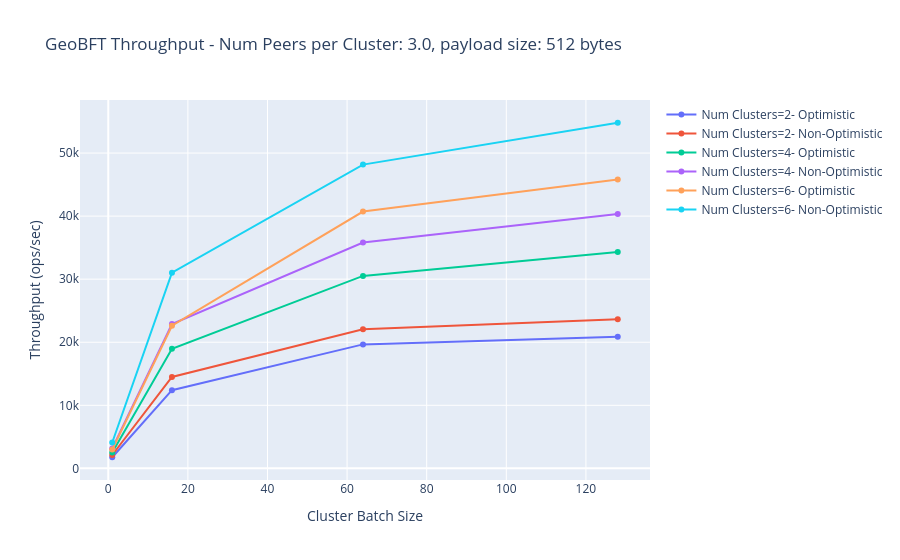
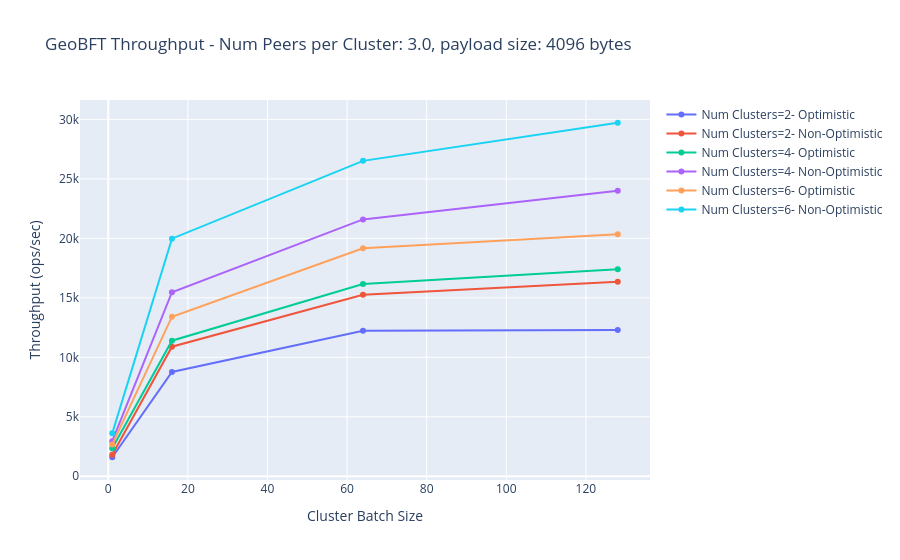
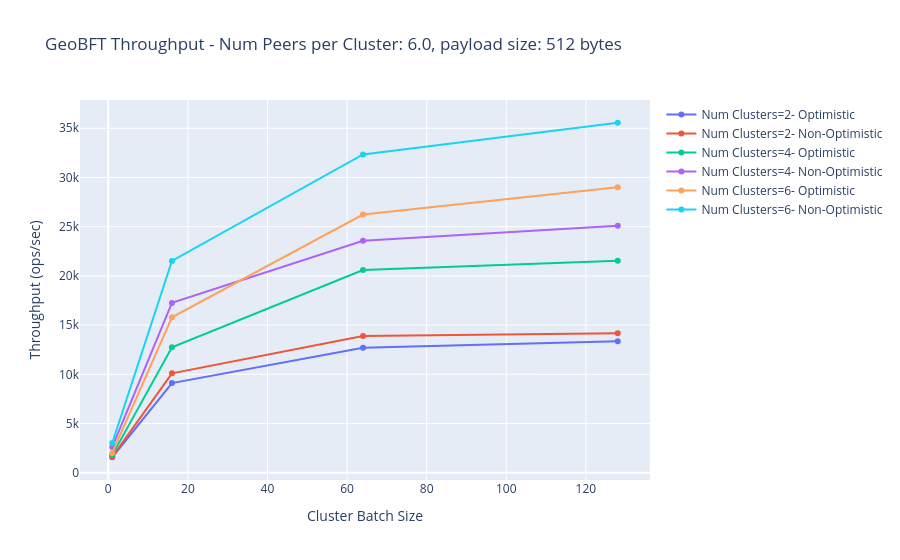
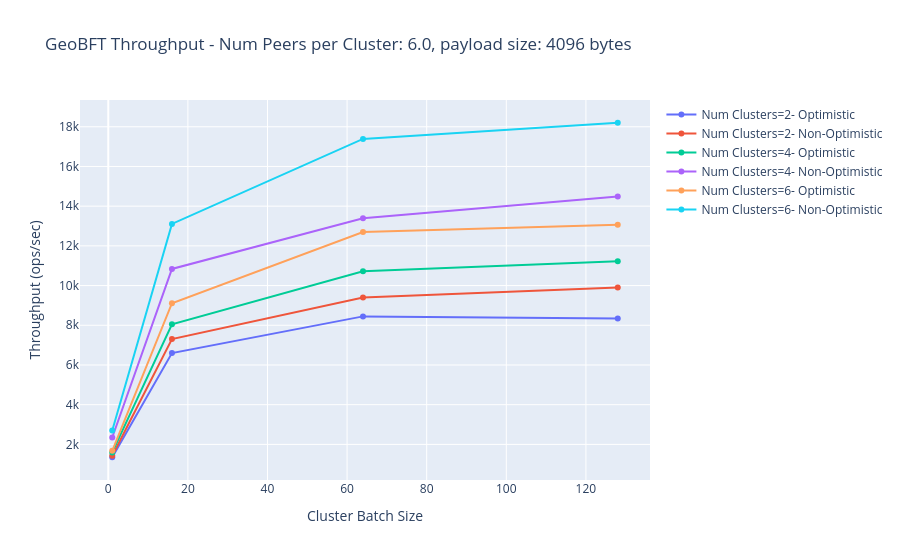

The notebook cell these images were saved under, in order:
### Code cell
for gr, g in grouped:
    fig  = go.Figure()
    for v,data in g.sort_values(["nonoptimistic","cluster_batch_size","vallen","number_of_clusters"]).groupby(["number_of_clusters","nonoptimistic"]):
        
        fig.add_trace(go.Scatter(
            name=f"Num Clusters={v[0]}- {'Non-Optimistic' if v[1] else 'Optimistic'}",
            x=data['cluster_batch_size'],
            y=data['throughput']
        ))
    #         xlabel="Cluster Batch Size",
    # ylabel="Throughput (ops/sec)",
    fig.update_layout(
        title=f"GeoBFT Throughput - Num Peers per Cluster: {gr[0]}, payload size: {gr[1]} bytes",
        xaxis_title="Cluster Batch Size",
        yaxis_title="Throughput (ops/sec)",
        barmode='group'
    )
    fig.show()
        
    tikzplotly.save(filepath=f"outputs/{notebook_name}/geobft-throughput-numpeers-{gr}.tex",fig=fig)

### Figure 1 — Plotly figure (JSON) as saved in the notebook; plotly's stock layout.template omitted (floating-point values rounded to 4 significant figures)
{"data": [{"name": "Num Clusters=2- Optimistic", "type": "scatter", "x": [1, 16, 64, 128], "y": [1762.0, 12400.0, 19660.0, 20890.0]}, {"name": "Num Clusters=2- Non-Optimistic", "type": "scatter", "x": [1, 16, 64, 128], "y": [2120.0, 14500.0, 22070.0, 23650.0]}, {"name": "Num Clusters=4- Optimistic", "type": "scatter", "x": [1, 16, 64, 128], "y": [2523.0, 18950.0, 30510.0, 34330.0]}, {"name": "Num Clusters=4- Non-Optimistic", "type": "scatter", "x": [1, 16, 64, 128], "y": [3148.0, 22890.0, 35810.0, 40340.0]}, {"name": "Num Clusters=6- Optimistic", "type": "scatter", "x": [1, 16, 64, 128], "y": [2989.0, 22610.0, 40720.0, 45810.0]}, {"name": "Num Clusters=6- Non-Optimistic", "type": "scatter", "x": [1, 16, 64, 128], "y": [4105.0, 31040.0, 48170.0, 54800.0]}], "layout": {"barmode": "group", "title": {"text": "GeoBFT Throughput - Num Peers per Cluster: 3.0, payload size: 512 bytes"}, "xaxis": {"title": {"text": "Cluster Batch Size"}}, "yaxis": {"title": {"text": "Throughput (ops/sec)"}}}}

### Figure 2 — Plotly figure (JSON) as saved in the notebook; plotly's stock layout.template omitted (floating-point values rounded to 4 significant figures)
{"data": [{"name": "Num Clusters=2- Optimistic", "type": "scatter", "x": [1, 16, 64, 128], "y": [1600.0, 8770.0, 12230.0, 12300.0]}, {"name": "Num Clusters=2- Non-Optimistic", "type": "scatter", "x": [1, 16, 64, 128], "y": [1814.0, 10890.0, 15250.0, 16340.0]}, {"name": "Num Clusters=4- Optimistic", "type": "scatter", "x": [1, 16, 64, 128], "y": [2358.0, 11400.0, 16170.0, 17410.0]}, {"name": "Num Clusters=4- Non-Optimistic", "type": "scatter", "x": [1, 16, 64, 128], "y": [2948.0, 15470.0, 21590.0, 24010.0]}, {"name": "Num Clusters=6- Optimistic", "type": "scatter", "x": [1, 16, 64, 128], "y": [2680.0, 13410.0, 19160.0, 20350.0]}, {"name": "Num Clusters=6- Non-Optimistic", "type": "scatter", "x": [1, 16, 64, 128], "y": [3608.0, 19980.0, 26510.0, 29720.0]}], "layout": {"barmode": "group", "title": {"text": "GeoBFT Throughput - Num Peers per Cluster: 3.0, payload size: 4096 bytes"}, "xaxis": {"title": {"text": "Cluster Batch Size"}}, "yaxis": {"title": {"text": "Throughput (ops/sec)"}}}}

### Figure 3 — Plotly figure (JSON) as saved in the notebook; plotly's stock layout.template omitted (floating-point values rounded to 4 significant figures)
{"data": [{"name": "Num Clusters=2- Optimistic", "type": "scatter", "x": [1, 16, 64, 128], "y": [1572.0, 9109.0, 12700.0, 13350.0]}, {"name": "Num Clusters=2- Non-Optimistic", "type": "scatter", "x": [1, 16, 64, 128], "y": [1611.0, 10100.0, 13900.0, 14170.0]}, {"name": "Num Clusters=4- Optimistic", "type": "scatter", "x": [1, 16, 64, 128], "y": [1790.0, 12750.0, 20590.0, 21530.0]}, {"name": "Num Clusters=4- Non-Optimistic", "type": "scatter", "x": [1, 16, 64, 128], "y": [2606.0, 17250.0, 23560.0, 25090.0]}, {"name": "Num Clusters=6- Optimistic", "type": "scatter", "x": [1, 16, 64, 128], "y": [2014.0, 15790.0, 26230.0, 29000.0]}, {"name": "Num Clusters=6- Non-Optimistic", "type": "scatter", "x": [1, 16, 64, 128], "y": [3026.0, 21520.0, 32340.0, 35560.0]}], "layout": {"barmode": "group", "title": {"text": "GeoBFT Throughput - Num Peers per Cluster: 6.0, payload size: 512 bytes"}, "xaxis": {"title": {"text": "Cluster Batch Size"}}, "yaxis": {"title": {"text": "Throughput (ops/sec)"}}}}

### Figure 4 — Plotly figure (JSON) as saved in the notebook; plotly's stock layout.template omitted (floating-point values rounded to 4 significant figures)
{"data": [{"name": "Num Clusters=2- Optimistic", "type": "scatter", "x": [1, 16, 64, 128], "y": [1352.0, 6598.0, 8447.0, 8345.0]}, {"name": "Num Clusters=2- Non-Optimistic", "type": "scatter", "x": [1, 16, 64, 128], "y": [1430.0, 7307.0, 9400.0, 9906.0]}, {"name": "Num Clusters=4- Optimistic", "type": "scatter", "x": [1, 16, 64, 128], "y": [1597.0, 8051.0, 10720.0, 11220.0]}, {"name": "Num Clusters=4- Non-Optimistic", "type": "scatter", "x": [1, 16, 64, 128], "y": [2347.0, 10840.0, 13390.0, 14490.0]}, {"name": "Num Clusters=6- Optimistic", "type": "scatter", "x": [1, 16, 64, 128], "y": [1675.0, 9112.0, 12700.0, 13070.0]}, {"name": "Num Clusters=6- Non-Optimistic", "type": "scatter", "x": [1, 16, 64, 128], "y": [2699.0, 13110.0, 17390.0, 18200.0]}], "layout": {"barmode": "group", "title": {"text": "GeoBFT Throughput - Num Peers per Cluster: 6.0, payload size: 4096 bytes"}, "xaxis": {"title": {"text": "Cluster Batch Size"}}, "yaxis": {"title": {"text": "Throughput (ops/sec)"}}}}
